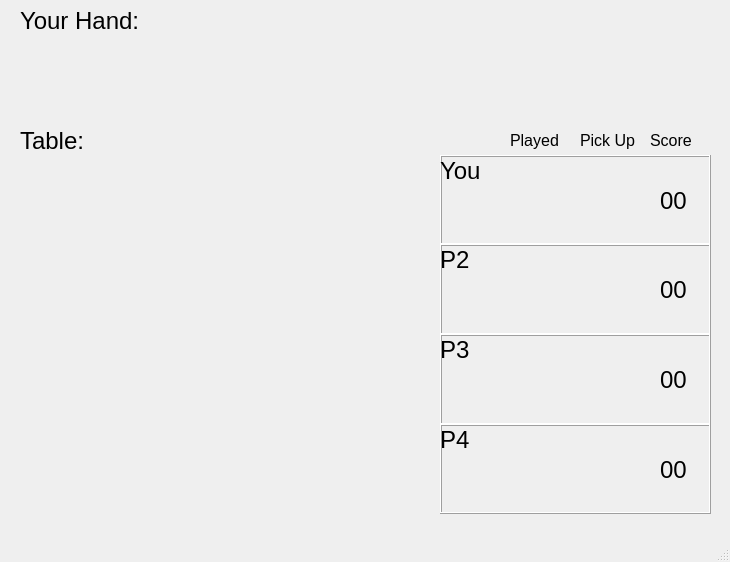
<?xml version="1.0" encoding="UTF-8"?>
<ui version="4.0">
 <class>MainWindow</class>
 <widget class="QMainWindow" name="MainWindow">
  <property name="geometry">
   <rect>
    <x>0</x>
    <y>0</y>
    <width>730</width>
    <height>562</height>
   </rect>
  </property>
  <property name="font">
   <font>
    <pointsize>8</pointsize>
   </font>
  </property>
  <property name="windowTitle">
   <string>MainWindow</string>
  </property>
  <widget class="QWidget" name="centralwidget">
   <widget class="QPushButton" name="hand00">
    <property name="geometry">
     <rect>
      <x>20</x>
      <y>40</y>
      <width>62</width>
      <height>82</height>
     </rect>
    </property>
    <property name="text">
     <string/>
    </property>
    <property name="flat">
     <bool>true</bool>
    </property>
   </widget>
   <widget class="QLabel" name="hand_lbl">
    <property name="geometry">
     <rect>
      <x>20</x>
      <y>0</y>
      <width>131</width>
      <height>41</height>
     </rect>
    </property>
    <property name="font">
     <font>
      <pointsize>18</pointsize>
     </font>
    </property>
    <property name="text">
     <string>Your Hand:</string>
    </property>
    <property name="scaledContents">
     <bool>false</bool>
    </property>
   </widget>
   <widget class="QLabel" name="table_lbl">
    <property name="geometry">
     <rect>
      <x>20</x>
      <y>120</y>
      <width>131</width>
      <height>41</height>
     </rect>
    </property>
    <property name="font">
     <font>
      <pointsize>18</pointsize>
     </font>
    </property>
    <property name="text">
     <string>Table:</string>
    </property>
    <property name="scaledContents">
     <bool>false</bool>
    </property>
   </widget>
   <widget class="QPushButton" name="hand01">
    <property name="geometry">
     <rect>
      <x>90</x>
      <y>40</y>
      <width>62</width>
      <height>82</height>
     </rect>
    </property>
    <property name="text">
     <string/>
    </property>
    <property name="flat">
     <bool>true</bool>
    </property>
   </widget>
   <widget class="QPushButton" name="hand02">
    <property name="geometry">
     <rect>
      <x>160</x>
      <y>40</y>
      <width>62</width>
      <height>82</height>
     </rect>
    </property>
    <property name="text">
     <string/>
    </property>
    <property name="flat">
     <bool>true</bool>
    </property>
   </widget>
   <widget class="QPushButton" name="hand03">
    <property name="geometry">
     <rect>
      <x>230</x>
      <y>40</y>
      <width>62</width>
      <height>82</height>
     </rect>
    </property>
    <property name="text">
     <string/>
    </property>
    <property name="flat">
     <bool>true</bool>
    </property>
   </widget>
   <widget class="QPushButton" name="hand04">
    <property name="geometry">
     <rect>
      <x>300</x>
      <y>40</y>
      <width>62</width>
      <height>82</height>
     </rect>
    </property>
    <property name="text">
     <string/>
    </property>
    <property name="flat">
     <bool>true</bool>
    </property>
   </widget>
   <widget class="QPushButton" name="hand08">
    <property name="geometry">
     <rect>
      <x>580</x>
      <y>40</y>
      <width>62</width>
      <height>82</height>
     </rect>
    </property>
    <property name="text">
     <string/>
    </property>
    <property name="flat">
     <bool>true</bool>
    </property>
   </widget>
   <widget class="QPushButton" name="hand07">
    <property name="geometry">
     <rect>
      <x>510</x>
      <y>40</y>
      <width>62</width>
      <height>82</height>
     </rect>
    </property>
    <property name="text">
     <string/>
    </property>
    <property name="flat">
     <bool>true</bool>
    </property>
   </widget>
   <widget class="QPushButton" name="hand05">
    <property name="geometry">
     <rect>
      <x>370</x>
      <y>40</y>
      <width>62</width>
      <height>82</height>
     </rect>
    </property>
    <property name="text">
     <string/>
    </property>
    <property name="flat">
     <bool>true</bool>
    </property>
   </widget>
   <widget class="QPushButton" name="hand06">
    <property name="geometry">
     <rect>
      <x>440</x>
      <y>40</y>
      <width>62</width>
      <height>82</height>
     </rect>
    </property>
    <property name="text">
     <string/>
    </property>
    <property name="flat">
     <bool>true</bool>
    </property>
   </widget>
   <widget class="QPushButton" name="hand09">
    <property name="geometry">
     <rect>
      <x>650</x>
      <y>40</y>
      <width>62</width>
      <height>82</height>
     </rect>
    </property>
    <property name="text">
     <string/>
    </property>
    <property name="flat">
     <bool>true</bool>
    </property>
   </widget>
   <widget class="QPushButton" name="table03">
    <property name="geometry">
     <rect>
      <x>230</x>
      <y>160</y>
      <width>62</width>
      <height>82</height>
     </rect>
    </property>
    <property name="text">
     <string/>
    </property>
    <property name="flat">
     <bool>true</bool>
    </property>
   </widget>
   <widget class="QPushButton" name="table05">
    <property name="geometry">
     <rect>
      <x>370</x>
      <y>160</y>
      <width>62</width>
      <height>82</height>
     </rect>
    </property>
    <property name="text">
     <string/>
    </property>
    <property name="flat">
     <bool>true</bool>
    </property>
   </widget>
   <widget class="QPushButton" name="table02">
    <property name="geometry">
     <rect>
      <x>160</x>
      <y>160</y>
      <width>62</width>
      <height>82</height>
     </rect>
    </property>
    <property name="text">
     <string/>
    </property>
    <property name="flat">
     <bool>true</bool>
    </property>
   </widget>
   <widget class="QPushButton" name="table00">
    <property name="geometry">
     <rect>
      <x>20</x>
      <y>160</y>
      <width>62</width>
      <height>82</height>
     </rect>
    </property>
    <property name="text">
     <string/>
    </property>
    <property name="flat">
     <bool>true</bool>
    </property>
   </widget>
   <widget class="QPushButton" name="table01">
    <property name="geometry">
     <rect>
      <x>90</x>
      <y>160</y>
      <width>62</width>
      <height>82</height>
     </rect>
    </property>
    <property name="text">
     <string/>
    </property>
    <property name="flat">
     <bool>true</bool>
    </property>
   </widget>
   <widget class="QPushButton" name="table04">
    <property name="geometry">
     <rect>
      <x>300</x>
      <y>160</y>
      <width>62</width>
      <height>82</height>
     </rect>
    </property>
    <property name="text">
     <string/>
    </property>
    <property name="flat">
     <bool>true</bool>
    </property>
   </widget>
   <widget class="QPushButton" name="table13">
    <property name="geometry">
     <rect>
      <x>230</x>
      <y>250</y>
      <width>62</width>
      <height>82</height>
     </rect>
    </property>
    <property name="text">
     <string/>
    </property>
    <property name="flat">
     <bool>true</bool>
    </property>
   </widget>
   <widget class="QPushButton" name="table15">
    <property name="geometry">
     <rect>
      <x>370</x>
      <y>250</y>
      <width>62</width>
      <height>82</height>
     </rect>
    </property>
    <property name="text">
     <string/>
    </property>
    <property name="flat">
     <bool>true</bool>
    </property>
   </widget>
   <widget class="QPushButton" name="table12">
    <property name="geometry">
     <rect>
      <x>160</x>
      <y>250</y>
      <width>62</width>
      <height>82</height>
     </rect>
    </property>
    <property name="text">
     <string/>
    </property>
    <property name="flat">
     <bool>true</bool>
    </property>
   </widget>
   <widget class="QPushButton" name="table10">
    <property name="geometry">
     <rect>
      <x>20</x>
      <y>250</y>
      <width>62</width>
      <height>82</height>
     </rect>
    </property>
    <property name="text">
     <string/>
    </property>
    <property name="flat">
     <bool>true</bool>
    </property>
   </widget>
   <widget class="QPushButton" name="table11">
    <property name="geometry">
     <rect>
      <x>90</x>
      <y>250</y>
      <width>62</width>
      <height>82</height>
     </rect>
    </property>
    <property name="text">
     <string/>
    </property>
    <property name="flat">
     <bool>true</bool>
    </property>
   </widget>
   <widget class="QPushButton" name="table14">
    <property name="geometry">
     <rect>
      <x>300</x>
      <y>250</y>
      <width>62</width>
      <height>82</height>
     </rect>
    </property>
    <property name="text">
     <string/>
    </property>
    <property name="flat">
     <bool>true</bool>
    </property>
   </widget>
   <widget class="QPushButton" name="table20">
    <property name="geometry">
     <rect>
      <x>20</x>
      <y>340</y>
      <width>62</width>
      <height>82</height>
     </rect>
    </property>
    <property name="text">
     <string/>
    </property>
    <property name="flat">
     <bool>true</bool>
    </property>
   </widget>
   <widget class="QPushButton" name="table23">
    <property name="geometry">
     <rect>
      <x>230</x>
      <y>340</y>
      <width>62</width>
      <height>82</height>
     </rect>
    </property>
    <property name="text">
     <string/>
    </property>
    <property name="flat">
     <bool>true</bool>
    </property>
   </widget>
   <widget class="QPushButton" name="table21">
    <property name="geometry">
     <rect>
      <x>90</x>
      <y>340</y>
      <width>62</width>
      <height>82</height>
     </rect>
    </property>
    <property name="text">
     <string/>
    </property>
    <property name="flat">
     <bool>true</bool>
    </property>
   </widget>
   <widget class="QPushButton" name="table31">
    <property name="geometry">
     <rect>
      <x>90</x>
      <y>430</y>
      <width>62</width>
      <height>82</height>
     </rect>
    </property>
    <property name="text">
     <string/>
    </property>
    <property name="flat">
     <bool>true</bool>
    </property>
   </widget>
   <widget class="QPushButton" name="table32">
    <property name="geometry">
     <rect>
      <x>160</x>
      <y>430</y>
      <width>62</width>
      <height>82</height>
     </rect>
    </property>
    <property name="text">
     <string/>
    </property>
    <property name="flat">
     <bool>true</bool>
    </property>
   </widget>
   <widget class="QPushButton" name="table25">
    <property name="geometry">
     <rect>
      <x>370</x>
      <y>340</y>
      <width>62</width>
      <height>82</height>
     </rect>
    </property>
    <property name="text">
     <string/>
    </property>
    <property name="flat">
     <bool>true</bool>
    </property>
   </widget>
   <widget class="QPushButton" name="table35">
    <property name="geometry">
     <rect>
      <x>370</x>
      <y>430</y>
      <width>62</width>
      <height>82</height>
     </rect>
    </property>
    <property name="text">
     <string/>
    </property>
    <property name="flat">
     <bool>true</bool>
    </property>
   </widget>
   <widget class="QPushButton" name="table22">
    <property name="geometry">
     <rect>
      <x>160</x>
      <y>340</y>
      <width>62</width>
      <height>82</height>
     </rect>
    </property>
    <property name="text">
     <string/>
    </property>
    <property name="flat">
     <bool>true</bool>
    </property>
   </widget>
   <widget class="QPushButton" name="table24">
    <property name="geometry">
     <rect>
      <x>300</x>
      <y>340</y>
      <width>62</width>
      <height>82</height>
     </rect>
    </property>
    <property name="text">
     <string/>
    </property>
    <property name="flat">
     <bool>true</bool>
    </property>
   </widget>
   <widget class="QPushButton" name="table34">
    <property name="geometry">
     <rect>
      <x>300</x>
      <y>430</y>
      <width>62</width>
      <height>82</height>
     </rect>
    </property>
    <property name="text">
     <string/>
    </property>
    <property name="flat">
     <bool>true</bool>
    </property>
   </widget>
   <widget class="QPushButton" name="table30">
    <property name="geometry">
     <rect>
      <x>20</x>
      <y>430</y>
      <width>62</width>
      <height>82</height>
     </rect>
    </property>
    <property name="text">
     <string/>
    </property>
    <property name="flat">
     <bool>true</bool>
    </property>
   </widget>
   <widget class="QPushButton" name="table33">
    <property name="geometry">
     <rect>
      <x>230</x>
      <y>430</y>
      <width>62</width>
      <height>82</height>
     </rect>
    </property>
    <property name="text">
     <string/>
    </property>
    <property name="flat">
     <bool>true</bool>
    </property>
   </widget>
   <widget class="QFrame" name="player1">
    <property name="geometry">
     <rect>
      <x>440</x>
      <y>155</y>
      <width>271</width>
      <height>90</height>
     </rect>
    </property>
    <property name="frameShape">
     <enum>QFrame::Box</enum>
    </property>
    <property name="frameShadow">
     <enum>QFrame::Raised</enum>
    </property>
    <widget class="QLabel" name="p1_lbl">
     <property name="geometry">
      <rect>
       <x>0</x>
       <y>0</y>
       <width>51</width>
       <height>31</height>
      </rect>
     </property>
     <property name="font">
      <font>
       <pointsize>18</pointsize>
      </font>
     </property>
     <property name="text">
      <string>You</string>
     </property>
    </widget>
    <widget class="QLabel" name="p1_played">
     <property name="geometry">
      <rect>
       <x>70</x>
       <y>5</y>
       <width>60</width>
       <height>80</height>
      </rect>
     </property>
     <property name="text">
      <string/>
     </property>
    </widget>
    <widget class="QLabel" name="p1_pickup">
     <property name="geometry">
      <rect>
       <x>140</x>
       <y>5</y>
       <width>60</width>
       <height>80</height>
      </rect>
     </property>
     <property name="text">
      <string/>
     </property>
    </widget>
    <widget class="QLabel" name="p1_score">
     <property name="geometry">
      <rect>
       <x>220</x>
       <y>30</y>
       <width>41</width>
       <height>31</height>
      </rect>
     </property>
     <property name="font">
      <font>
       <pointsize>18</pointsize>
      </font>
     </property>
     <property name="text">
      <string>00</string>
     </property>
    </widget>
   </widget>
   <widget class="QLabel" name="played_lbl">
    <property name="geometry">
     <rect>
      <x>510</x>
      <y>120</y>
      <width>81</width>
      <height>41</height>
     </rect>
    </property>
    <property name="font">
     <font>
      <pointsize>12</pointsize>
     </font>
    </property>
    <property name="text">
     <string>Played</string>
    </property>
    <property name="scaledContents">
     <bool>false</bool>
    </property>
   </widget>
   <widget class="QLabel" name="pick_up_lbl">
    <property name="geometry">
     <rect>
      <x>580</x>
      <y>120</y>
      <width>81</width>
      <height>41</height>
     </rect>
    </property>
    <property name="font">
     <font>
      <pointsize>12</pointsize>
     </font>
    </property>
    <property name="text">
     <string>Pick Up</string>
    </property>
    <property name="scaledContents">
     <bool>false</bool>
    </property>
   </widget>
   <widget class="QLabel" name="score_lbl">
    <property name="geometry">
     <rect>
      <x>650</x>
      <y>120</y>
      <width>81</width>
      <height>41</height>
     </rect>
    </property>
    <property name="font">
     <font>
      <pointsize>12</pointsize>
     </font>
    </property>
    <property name="text">
     <string>Score</string>
    </property>
    <property name="scaledContents">
     <bool>false</bool>
    </property>
   </widget>
   <widget class="QFrame" name="player_2">
    <property name="geometry">
     <rect>
      <x>440</x>
      <y>244</y>
      <width>271</width>
      <height>91</height>
     </rect>
    </property>
    <property name="frameShape">
     <enum>QFrame::Box</enum>
    </property>
    <property name="frameShadow">
     <enum>QFrame::Raised</enum>
    </property>
    <widget class="QLabel" name="p2_lbl">
     <property name="geometry">
      <rect>
       <x>0</x>
       <y>0</y>
       <width>51</width>
       <height>31</height>
      </rect>
     </property>
     <property name="font">
      <font>
       <pointsize>18</pointsize>
      </font>
     </property>
     <property name="text">
      <string>P2</string>
     </property>
    </widget>
    <widget class="QLabel" name="p2_played">
     <property name="geometry">
      <rect>
       <x>70</x>
       <y>5</y>
       <width>60</width>
       <height>80</height>
      </rect>
     </property>
     <property name="text">
      <string/>
     </property>
    </widget>
    <widget class="QLabel" name="p2_pickup">
     <property name="geometry">
      <rect>
       <x>140</x>
       <y>5</y>
       <width>60</width>
       <height>80</height>
      </rect>
     </property>
     <property name="text">
      <string/>
     </property>
    </widget>
    <widget class="QLabel" name="p2_score">
     <property name="geometry">
      <rect>
       <x>220</x>
       <y>30</y>
       <width>41</width>
       <height>31</height>
      </rect>
     </property>
     <property name="font">
      <font>
       <pointsize>18</pointsize>
      </font>
     </property>
     <property name="text">
      <string>00</string>
     </property>
    </widget>
   </widget>
   <widget class="QFrame" name="player_3">
    <property name="geometry">
     <rect>
      <x>440</x>
      <y>334</y>
      <width>271</width>
      <height>91</height>
     </rect>
    </property>
    <property name="frameShape">
     <enum>QFrame::Box</enum>
    </property>
    <property name="frameShadow">
     <enum>QFrame::Raised</enum>
    </property>
    <widget class="QLabel" name="p3_lbl">
     <property name="geometry">
      <rect>
       <x>0</x>
       <y>0</y>
       <width>51</width>
       <height>31</height>
      </rect>
     </property>
     <property name="font">
      <font>
       <pointsize>18</pointsize>
      </font>
     </property>
     <property name="text">
      <string>P3</string>
     </property>
    </widget>
    <widget class="QLabel" name="p3_played">
     <property name="geometry">
      <rect>
       <x>70</x>
       <y>5</y>
       <width>60</width>
       <height>80</height>
      </rect>
     </property>
     <property name="text">
      <string/>
     </property>
    </widget>
    <widget class="QLabel" name="p3_pickup">
     <property name="geometry">
      <rect>
       <x>140</x>
       <y>5</y>
       <width>60</width>
       <height>80</height>
      </rect>
     </property>
     <property name="text">
      <string/>
     </property>
    </widget>
    <widget class="QLabel" name="p3_score">
     <property name="geometry">
      <rect>
       <x>220</x>
       <y>30</y>
       <width>41</width>
       <height>31</height>
      </rect>
     </property>
     <property name="font">
      <font>
       <pointsize>18</pointsize>
      </font>
     </property>
     <property name="text">
      <string>00</string>
     </property>
    </widget>
   </widget>
   <widget class="QFrame" name="player_4">
    <property name="geometry">
     <rect>
      <x>440</x>
      <y>424</y>
      <width>271</width>
      <height>90</height>
     </rect>
    </property>
    <property name="frameShape">
     <enum>QFrame::Box</enum>
    </property>
    <property name="frameShadow">
     <enum>QFrame::Raised</enum>
    </property>
    <widget class="QLabel" name="p4_lbl">
     <property name="geometry">
      <rect>
       <x>0</x>
       <y>0</y>
       <width>51</width>
       <height>31</height>
      </rect>
     </property>
     <property name="font">
      <font>
       <pointsize>18</pointsize>
      </font>
     </property>
     <property name="text">
      <string>P4</string>
     </property>
    </widget>
    <widget class="QLabel" name="p4_played">
     <property name="geometry">
      <rect>
       <x>70</x>
       <y>5</y>
       <width>60</width>
       <height>80</height>
      </rect>
     </property>
     <property name="text">
      <string/>
     </property>
    </widget>
    <widget class="QLabel" name="pr_pickup">
     <property name="geometry">
      <rect>
       <x>140</x>
       <y>5</y>
       <width>60</width>
       <height>80</height>
      </rect>
     </property>
     <property name="text">
      <string/>
     </property>
    </widget>
    <widget class="QLabel" name="p4_score">
     <property name="geometry">
      <rect>
       <x>220</x>
       <y>30</y>
       <width>41</width>
       <height>31</height>
      </rect>
     </property>
     <property name="font">
      <font>
       <pointsize>18</pointsize>
      </font>
     </property>
     <property name="text">
      <string>00</string>
     </property>
    </widget>
   </widget>
  </widget>
  <widget class="QMenuBar" name="menubar">
   <property name="geometry">
    <rect>
     <x>0</x>
     <y>0</y>
     <width>730</width>
     <height>21</height>
    </rect>
   </property>
  </widget>
  <widget class="QStatusBar" name="statusbar"/>
 </widget>
 <resources/>
 <connections/>
</ui>
